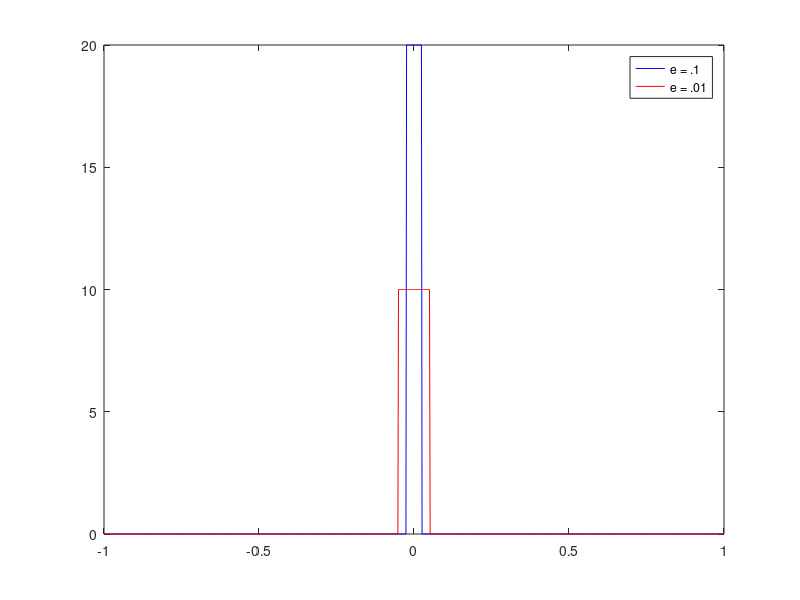
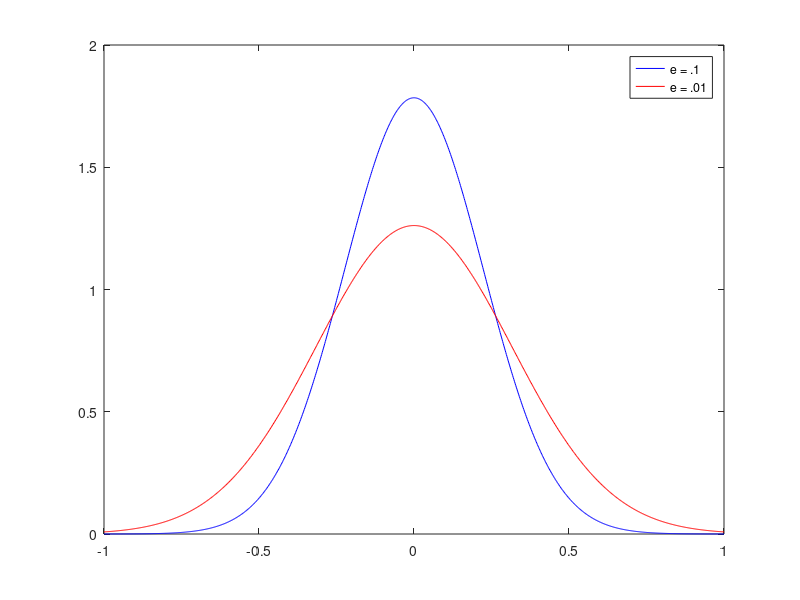
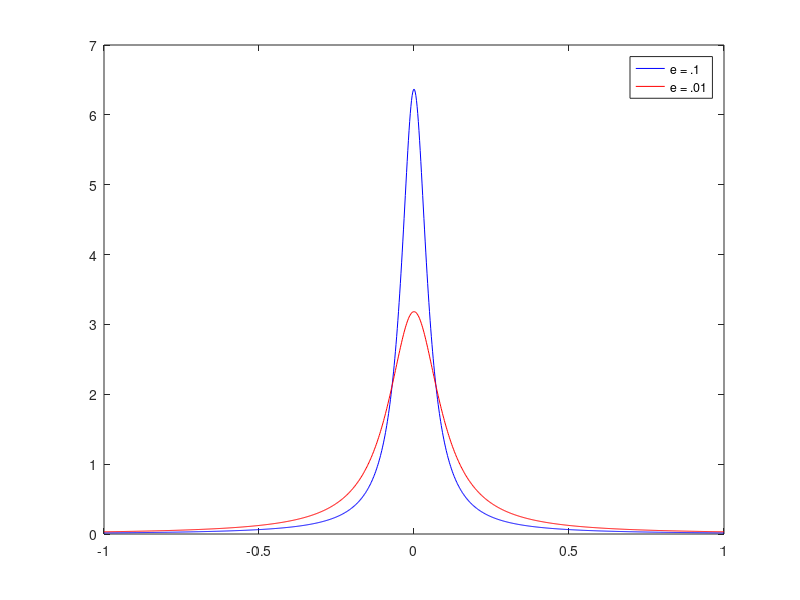
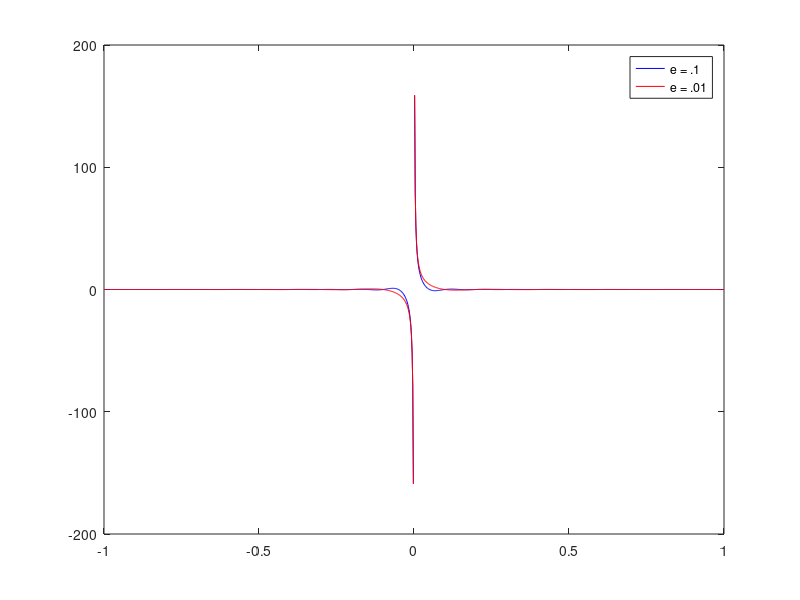

Here is the MATLAB script that generated these plots, in order:
% Daniel Revie 
% 9/28/2016
% Lab 1 


% Question 1 
ep = .05;
ep2 = .1;
t = linspace(-1, 1, 1001);
u = @(t) (t>=0); 

P1 = (1/ep)*((u(t+(ep./2))-u(t-(ep./2))));
P2 = (1/ep2)*((u(t+(ep2./2))-u(t-(ep2./2))));
Q1 = (1/(sqrt(2*pi*ep)))*exp((-t.^2)/(2*ep));
Q2 = (1/(sqrt(2*pi*ep2)))*exp((-t.^2)/(2*ep2));
R1 = (1/pi)*(ep./((ep.^2) + t.^2));
R2 = (1/pi)*(ep2./((ep2.^2) + t.^2));
S1 = sinc(t/ep)./(pi*t);
S2 = sinc(t/ep2)./(pi*t);

plot(t, P1, 'color', 'b'); hold on;
plot(t, P2, 'color', 'r');
legend('e = .1', 'e = .01');
figure;

plot(t, Q1, 'color', 'b'); hold on;
plot(t, Q2, 'color', 'r');
legend('e = .1', 'e = .01');
figure;

plot(t, R1, 'color', 'b'); hold on;
plot(t, R2, 'color', 'r');
legend('e = .1', 'e = .01');
figure;


plot(t, S1, 'color', 'b'); hold on;
plot(t, S2, 'color', 'r');
legend('e = .1', 'e = .01');


